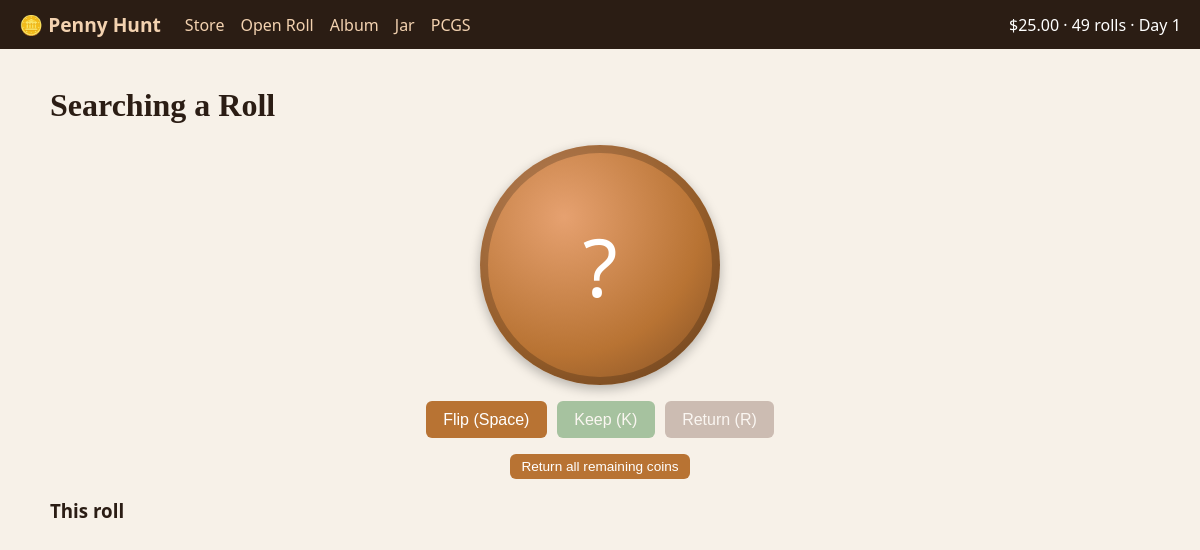
Page /open on the committed database.
### tables this page shows
CREATE TABLE state (
    id                 INTEGER PRIMARY KEY CHECK (id = 1),
    balance_cents      INTEGER NOT NULL,
    unopened_rolls     INTEGER NOT NULL DEFAULT 0,
    business_day       INTEGER NOT NULL DEFAULT 0,   -- game clock for PCGS turnaround
    rolls_opened       INTEGER NOT NULL DEFAULT 0,
    coins_searched     INTEGER NOT NULL DEFAULT 0,
    coins_returned     INTEGER NOT NULL DEFAULT 0,
    total_spent_cents  INTEGER NOT NULL DEFAULT 0,
    grading_fees_cents INTEGER NOT NULL DEFAULT 0
);

### app.py (the view)
@app.get("/open")
def open_page():
    return render_template("open.html")

### app.py (called while the page is built)
def money(cents):
    return f"${cents / 100:,.2f}"

@app.context_processor
def inject_globals():
    return {"state": db.get_state(), "cfg": config, "pending_count": len(db.pending_coins())}

### db.py (called while the page is built)
def get_db():
    if "db" not in g:
        g.db = sqlite3.connect(DB_PATH)
        g.db.row_factory = sqlite3.Row
    return g.db

def _dicts(rows):
    return [dict(r) for r in rows]

def get_state():
    return dict(get_db().execute("SELECT * FROM state WHERE id = 1").fetchone())

def pending_coins():
    return _dicts(get_db().execute("SELECT * FROM coins WHERE status='pending' ORDER BY id"))

### templates/open.html (shortened to what this page needs)
{% extends "base.html" %}
{% block content %}
<h1>Searching a Roll</h1>
<div class="flip-area">
  <div id="coin" class="coin">
    <div class="inner">
      <div class="face back">?</div>
      <div class="face front">
      </div>
    </div>
  </div>
  <div class="controls">
    <button id="btn-flip">Flip (Space)</button>
    <button id="btn-keep" class="keep" disabled>Keep (K)</button>
    <button id="btn-return" class="return" disabled>Return (R)</button>
  </div>
  <button id="btn-return-rest" class="small">Return all remaining coins</button>
</div>
<h3>This roll</h3>
{% endblock %}

### templates/base.html (shortened to what this page needs)
<!doctype html>
<html lang="en">
<head>
  <link rel="stylesheet" href="{{ url_for('static', filename='style.css') }}">
</head>
<body>
  <header class="topbar">
    <a class="logo" href="{{ url_for('home') }}">🪙 Penny Hunt</a>
    <nav>
      <a href="{{ url_for('home') }}">Store</a>
      <a href="{{ url_for('open_page') }}">Open Roll{% if pending_count %} ({{ pending_count }}){% endif %}</a>
      <a href="{{ url_for('album') }}">Album</a>
      <a href="{{ url_for('jar') }}">Jar</a>
      <a href="{{ url_for('grading_page') }}">PCGS</a>
    </nav>
    <div class="wallet">
      <span id="balance">{{ state.balance_cents | money }}</span>
      · {{ state.unopened_rolls }} rolls · Day {{ state.business_day }}
    </div>
  </header>
  <main>
    {% block content %}{% endblock %}
  </main>
</body>
</html>

### static/style.css (style rules this page uses)
:root { --copper: #b87333; --dark: #2b1d14; --paper: #f7f1e8; --album: #1f3a2e; }
body { margin: 0; font-family: system-ui, sans-serif; background: var(--paper); color: var(--dark); }
main { max-width: 1100px; margin: 0 auto; padding: 1rem; }
h1, h2 { font-family: Georgia, serif; }
.topbar { display: flex; align-items: center; gap: 1.5rem; padding: .7rem 1.2rem; background: var(--dark); color: #fff; flex-wrap: wrap; }
.topbar a { color: #f3d2b0; text-decoration: none; }
.topbar nav { display: flex; gap: 1rem; }
.logo { font-weight: bold; font-size: 1.2rem; }
.wallet { margin-left: auto; }
button { background: var(--copper); color: #fff; border: 0; border-radius: 6px; padding: .6rem 1.1rem; font-size: 1rem; cursor: pointer; }
button:disabled { opacity: .4; cursor: default; }
button.small { padding: .3rem .7rem; font-size: .85rem; }
button.keep { background: #2e7d32; }
button.return { background: #8d6e63; }
.flip-area { display: flex; flex-direction: column; align-items: center; gap: 1rem; }
.coin { width: 240px; height: 240px; perspective: 800px; }
.coin .inner { position: relative; width: 100%; height: 100%; transition: transform .5s; transform-style: preserve-3d; }
.face { position: absolute; inset: 0; border-radius: 50%; display: flex; flex-direction: column; align-items: center; justify-content: center; backface-visibility: hidden; background: radial-gradient(circle at 35% 30%, #e6a170, var(--copper) 60%, #7a4a22); color: #fff; box-shadow: inset 0 0 0 8px #0003, 0 4px 12px #0004; }
.face.back { font-size: 5rem; }
.face.front { transform: rotateY(180deg); text-align: center; padding: 1rem; }
.controls { display: flex; gap: .6rem; }

### rows in the picture
state: balance_cents "$25.00", unopened_rolls "49", business_day "1"
